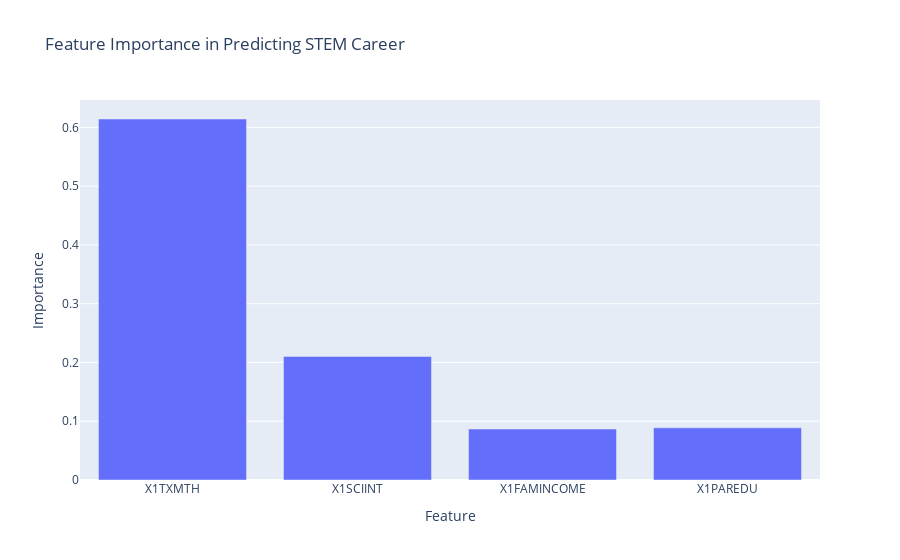

Here is the notebook cell this chart was saved with:
### Code cell
from sklearn.tree import DecisionTreeClassifier
from sklearn.model_selection import train_test_split
from sklearn import tree
import plotly.express as px

# Create a target variable (e.g., whether a student pursues a STEM career)
df['STEM_Career'] = (df['X1PAR1OCC_STEM1'] == 1)  # Binary outcome for STEM career

# Select features and target
X = df[['X1TXMTH', 'X1SCIINT', 'X1FAMINCOME', 'X1PAREDU']].dropna()
y = df['STEM_Career'].dropna()

# Split the data
X_train, X_test, y_train, y_test = train_test_split(X, y, test_size=0.3, random_state=42)

# Train a Decision Tree Classifier
clf = DecisionTreeClassifier(random_state=42)
clf.fit(X_train, y_train)

# Visualize the feature importance using Plotly
importance = clf.feature_importances_
importance_df = pd.DataFrame({'Feature': X.columns, 'Importance': importance})
fig = px.bar(importance_df, x='Feature', y='Importance', title='Feature Importance in Predicting STEM Career')
fig.show()

### Figure 1 — Plotly figure (JSON) as saved in the notebook; plotly's stock layout.template omitted (floating-point values rounded to 4 significant figures)
{"data": [{"alignmentgroup": "True", "hovertemplate": "Feature=%{x}<br>Importance=%{y}<extra></extra>", "legendgroup": "", "marker": {"color": "#636efa", "pattern": {"shape": ""}}, "name": "", "offsetgroup": "", "orientation": "v", "showlegend": false, "textposition": "auto", "type": "bar", "x": ["X1TXMTH", "X1SCIINT", "X1FAMINCOME", "X1PAREDU"], "xaxis": "x", "y": [0.6142, 0.2103, 0.0867, 0.08881], "yaxis": "y"}], "layout": {"autosize": true, "barmode": "relative", "legend": {"tracegroupgap": 0}, "title": {"text": "Feature Importance in Predicting STEM Career"}, "xaxis": {"anchor": "y", "autorange": true, "domain": [0, 1], "range": [-0.5, 3.5], "title": {"text": "Feature"}, "type": "category"}, "yaxis": {"anchor": "x", "autorange": true, "domain": [0, 1], "range": [0, 0.6465], "title": {"text": "Importance"}, "type": "linear"}}}
